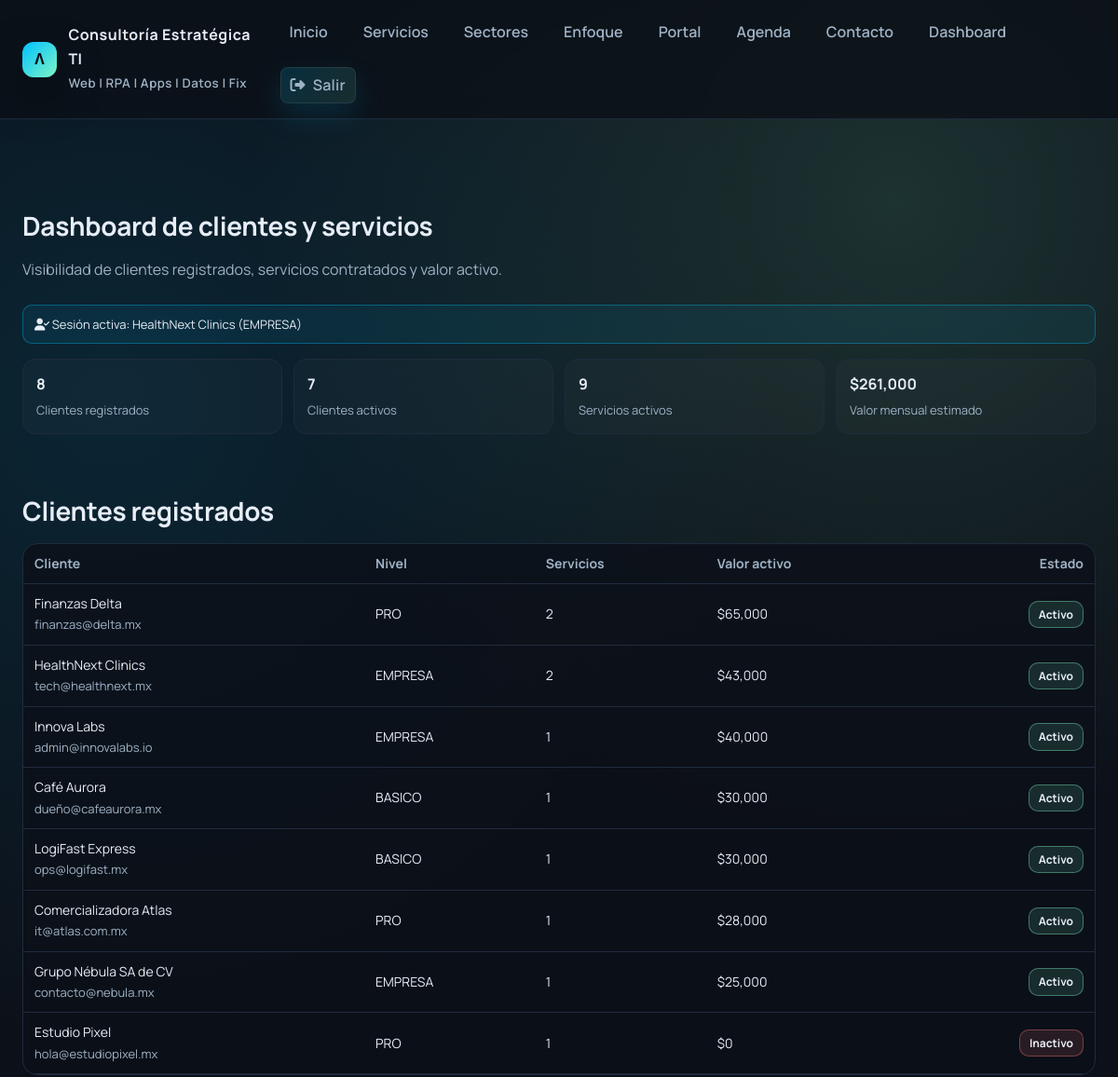
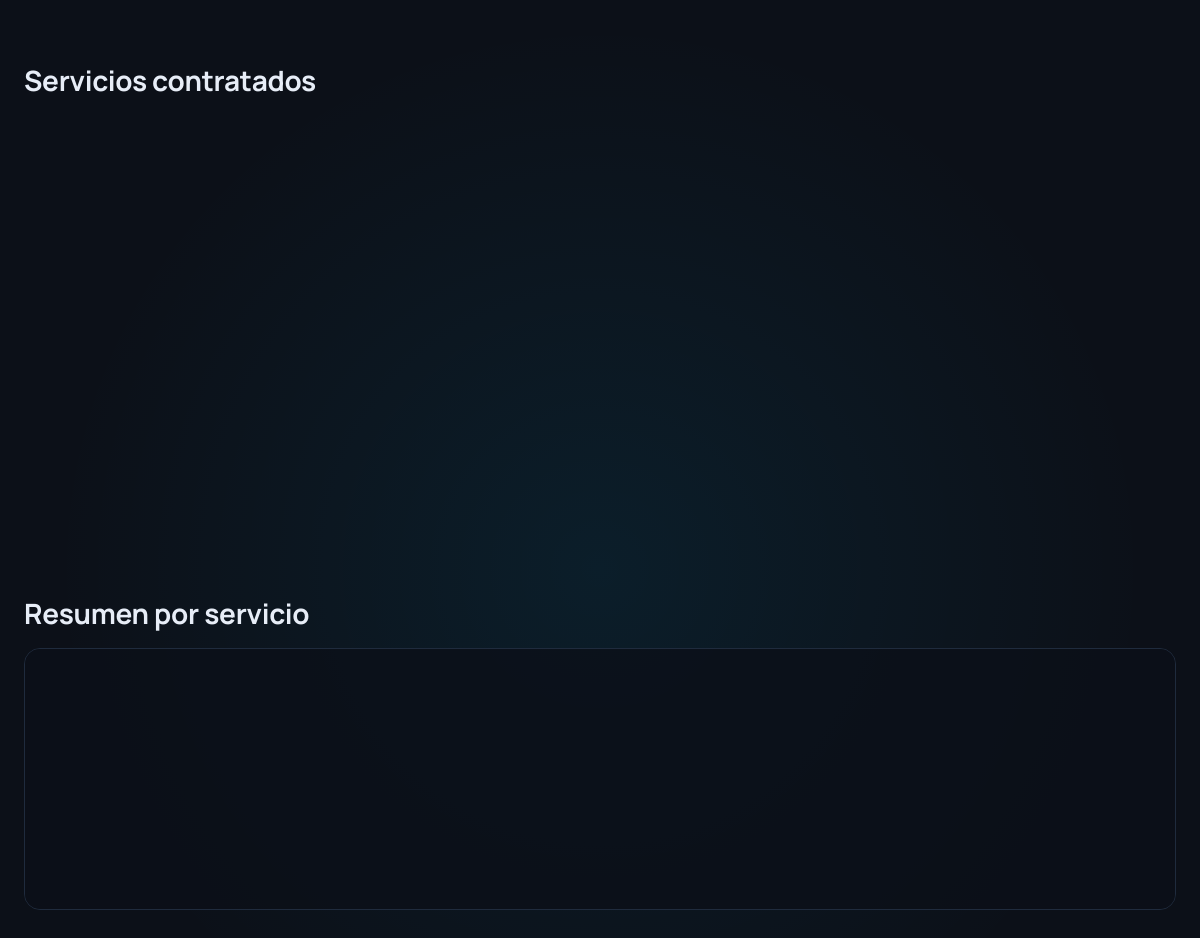
/dashboard.php (signed in), run on the app's committed database (2 pictures, top to bottom).
### tables this page shows
CREATE TABLE clientes_registrados (
  id_cliente_reg INT UNSIGNED NOT NULL AUTO_INCREMENT,
  nombre VARCHAR(120) NOT NULL,
  password_hash VARCHAR(255) NOT NULL,
  direccion VARCHAR(200) NULL,
  telefono VARCHAR(20) NULL,
  mail VARCHAR(150) NOT NULL,
  pagina_web VARCHAR(200) NULL,
  nivel ENUM('BASICO','PRO','EMPRESA') NOT NULL DEFAULT 'BASICO',
  status TINYINT(1) NOT NULL DEFAULT 1,
  PRIMARY KEY (id_cliente_reg),
  UNIQUE KEY uq_clientes_mail (mail),
  KEY idx_clientes_telefono (telefono)
);

### dashboard.php (the view, shortened to what this page needs)
<?php
$clientSession = $_SESSION['cliente'];
$config = include __DIR__ . '/config.php';
$dsn = sprintf('mysql:host=%s;dbname=%s;charset=utf8mb4', $config['db_host'], $config['db_name']);
$clients = $services = $monthly = $kpis = [];
try {
    $pdo = new PDO($dsn, $config['db_user'], $config['db_pass'], [
        PDO::ATTR_ERRMODE => PDO::ERRMODE_EXCEPTION,
        PDO::ATTR_DEFAULT_FETCH_MODE => PDO::FETCH_ASSOC,
    ]);
    $kpis = $pdo->query("
        SELECT
          (SELECT COUNT(*) FROM clientes_registrados) AS total_clientes,
          (SELECT COUNT(*) FROM clientes_registrados WHERE status = 1) AS clientes_activos,
          (SELECT COUNT(*) FROM servicios_contratados WHERE status = 1) AS servicios_activos,
          (SELECT COALESCE(SUM(s.costo),0)
             FROM servicios_contratados sc
             JOIN servicios s ON s.id_servicio = sc.id_servicio
             WHERE sc.status = 1) AS valor_activo
    ")->fetch();
    $clients = $pdo->query("
        SELECT c.id_cliente_reg, c.nombre, c.mail, c.nivel, c.status,
               COUNT(sc.id_servicio_cont) AS servicios,
               COALESCE(SUM(CASE WHEN sc.status = 1 THEN s.costo ELSE 0 END), 0) AS valor_activo
        FROM clientes_registrados c
        LEFT JOIN servicios_contratados sc ON sc.id_cliente_reg = c.id_cliente_reg
        LEFT JOIN servicios s ON s.id_servicio = sc.id_servicio
        GROUP BY c.id_cliente_reg
        ORDER BY valor_activo DESC, servicios DESC;
    ")->fetchAll();
} catch (PDOException $e) {
    $error = 'No se pudo conectar a la base de datos. Importa el script sql/Consulting.sql y revisa config.php. Detalle: ' . $e->getMessage();
    $kpis = [
        'total_clientes'   => 8,
        'clientes_activos' => 7,
        'servicios_activos'=> 9,
        'valor_activo'     => 215000,
    ];
    $clients = [
        ['nombre' => 'Grupo Nébula SA de CV', 'mail' => 'contacto@nebula.mx', 'nivel' => 'EMPRESA', 'status' => 1, 'servicios' => 2, 'valor_activo' => 53000],
        ['nombre' => 'Comercializadora Atlas', 'mail' => 'it@atlas.com.mx', 'nivel' => 'PRO', 'status' => 1, 'servicios' => 1, 'valor_activo' => 28000],
        ['nombre' => 'Innova Labs', 'mail' => 'admin@innovalabs.io', 'nivel' => 'EMPRESA', 'status' => 1, 'servicios' => 1, 'valor_activo' => 40000],
        ['nombre' => 'Café Aurora', 'mail' => 'dueño@cafeaurora.mx', 'nivel' => 'BASICO', 'status' => 1, 'servicios' => 1, 'valor_activo' => 30000],
        ['nombre' => 'Estudio Pixel', 'mail' => 'hola@estudiopixel.mx', 'nivel' => 'PRO', 'status' => 0, 'servicios' => 1, 'valor_activo' => 15000],
    ];
    $services = [
        ['nombre' => 'Desarrollo Web', 'contratos' => 2, 'activos' => 2, 'valor_activo' => 50000],
        ['nombre' => 'Implementación de RPA', 'contratos' => 2, 'activos' => 2, 'valor_activo' => 80000],
        ['nombre' => 'Control y gestión de Bases de Datos', 'contratos' => 2, 'activos' => 2, 'valor_activo' => 56000],
        ['nombre' => 'Asistencia App Moviles', 'contratos' => 1, 'activos' => 1, 'valor_activo' => 30000],
        ['nombre' => 'Fix Developer', 'contratos' => 1, 'activos' => 0, 'valor_activo' => 0],
    ];
    $monthly = [
        ['mes' => '2026-01', 'total' => 131000],
        ['mes' => '2026-02', 'total' => 84000],
    ];
}
?>
<!DOCTYPE html>
<html lang="es">
<head>
  <link rel="stylesheet" href="https://cdnjs.cloudflare.com/ajax/libs/font-awesome/6.5.1/css/all.min.css" />
  <link rel="stylesheet" href="style.css">
</head>
<body>
  <header>
    <nav>
      <div class="logo">
        <div class="logo-mark">Λ</div>
        <div>
          <div>Consultoría Estratégica TI</div>
          <small style="color: var(--muted); font-weight: 600;">Web | RPA | Apps | Datos | Fix</small>
        </div>
      </div>
      <div class="nav-links">
        <a href="index.html">Inicio</a>
        <a href="servicios.html">Servicios</a>
        <a href="sectores.html">Sectores</a>
        <a href="metodo.html">Enfoque</a>
        <a href="portal.html">Portal</a>
        <a href="agenda.html">Agenda</a>
        <a href="contacto.html">Contacto</a>
        <a href="dashboard.php">Dashboard</a>
        <a class="btn" href="logout.php"><i class="fa-solid fa-right-from-bracket"></i>Salir</a>
      </div>
    </nav>
  </header>
  <main class="page">
    <section>
      <h2>Dashboard de clientes y servicios</h2>
      <p class="lead">Visibilidad de clientes registrados, servicios contratados y valor activo.</p>
      <div class="alert" style="margin-bottom:14px;">
        <i class="fa-solid fa-user-check"></i> Sesión activa: <?php echo htmlspecialchars($clientSession['nombre']); ?> (<?php echo htmlspecialchars($clientSession['nivel']); ?>)
      </div>
      <div class="metric-cards">
        <div class="kpi">
          <strong><?php echo (int)$kpis['total_clientes']; ?></strong>
          <span class="helper">Clientes registrados</span>
        </div>
        <div class="kpi">
          <strong><?php echo (int)$kpis['clientes_activos']; ?></strong>
          <span class="helper">Clientes activos</span>
        </div>
        <div class="kpi">
          <strong><?php echo (int)$kpis['servicios_activos']; ?></strong>
          <span class="helper">Servicios activos</span>
        </div>
        <div class="kpi">
          <strong>$<?php echo number_format((float)$kpis['valor_activo'], 0); ?></strong>
          <span class="helper">Valor mensual estimado</span>
        </div>
      </div>
    </section>
    <section>
      <h2>Clientes registrados</h2>
      <div class="table-wrapper">
        <table class="table">
          <thead>
            <tr>
              <th>Cliente</th>
              <th>Nivel</th>
              <th>Servicios</th>
              <th>Valor activo</th>
              <th>Estado</th>
            </tr>
          </thead>
          <tbody>
            <?php foreach ($clients as $c): ?>
              <tr>
                <td><?php echo htmlspecialchars($c['nombre']); ?><br><span class="helper"><?php echo htmlspecialchars($c['mail'] ?? ''); ?></span></td>
                <td><?php echo htmlspecialchars($c['nivel']); ?></td>
                <td><?php echo (int)$c['servicios']; ?></td>
                <td>$<?php echo number_format((float)$c['valor_activo'], 0); ?></td>
                <td>
                  <?php if ((int)$c['status'] === 1): ?>
                    <span class="badge success">Activo</span>
                  <?php else: ?>
                    <span class="badge danger">Inactivo</span>
                  <?php endif; ?>
                </td>
              </tr>
            <?php endforeach; ?>
          </tbody>
        </table>
      </div>
    </section>
    <section>
      <h2>Servicios contratados</h2>
      <div class="chart-grid">
      </div>
    </section>
    <section>
      <h2>Resumen por servicio</h2>
      <div class="table-wrapper">
      </div>
    </section>
  </main>
</body>
</html>

### style.css (style rules this page uses)
:root { --bg: #0c1018; --panel: #111926; --card: #0f1724; --line: #1f2b3d; --primary: #00c2ff; --accent: #7df4c5; --success: #7df4c5; --warning: #ffb866; --danger: #ff7b7b; --text: #e7edf7; --muted: #9fb2c6; --shadow: 0 20px 50px rgba(0, 0, 0, 0.45); }
* { box-sizing: border-box; }
body { margin: 0; font-family: 'Manrope', system-ui, -apple-system, sans-serif; background: radial-gradient(circle at 10% 20%, rgba(0, 194, 255, 0.12), transparent 35%), radial-gradient(circle at 80% 10%, rgba(125, 244, 197, 0.15), transparent 32%), radial-gradient(circle at 50% 80%, rgba(0, 194, 255, 0.08), transparent 30%), var(--bg); color: var(--text); line-height: 1.6; min-height: 100vh; }
header { position: sticky; top: 0; z-index: 20; backdrop-filter: blur(12px); background: rgba(12, 16, 24, 0.82); border-bottom: 1px solid var(--line); }
nav { max-width: 1200px; margin: 0 auto; padding: 16px 24px; display: flex; align-items: center; justify-content: space-between; gap: 16px; }
.logo { display: flex; align-items: center; gap: 12px; font-weight: 700; letter-spacing: 0.5px; color: var(--text); }
.logo-mark { width: 38px; height: 38px; border-radius: 12px; background: linear-gradient(135deg, var(--primary), var(--accent)); display: grid; place-items: center; color: #0b111a; font-weight: 800; box-shadow: var(--shadow); }
.nav-links { display: flex; gap: 18px; align-items: center; flex-wrap: wrap; }
.nav-links a { color: var(--muted); text-decoration: none; font-weight: 600; padding: 6px 10px; border-radius: 8px; transition: color 0.25s, background 0.25s; }
.btn { display: inline-flex; align-items: center; gap: 8px; padding: 11px 18px; border-radius: 12px; border: 1px solid rgba(255, 255, 255, 0.08); background: linear-gradient(135deg, rgba(0, 194, 255, 0.16), rgba(125, 244, 197, 0.12)); color: var(--text); font-weight: 700; letter-spacing: 0.2px; text-decoration: none; transition: transform 0.2s, box-shadow 0.3s, border 0.2s; box-shadow: 0 12px 30px rgba(0, 194, 255, 0.15); }
main { max-width: 1200px; margin: 0 auto; padding: 40px 24px 80px; }
section { margin-top: 60px; }
section h2 { margin: 0 0 12px; font-size: 28px; letter-spacing: -0.3px; }
section p.lead { color: var(--muted); margin: 0 0 24px; max-width: 720px; }
.alert { padding: 10px 12px; border-radius: 10px; border: 1px solid rgba(0, 194, 255, 0.35); background: rgba(0, 194, 255, 0.08); color: var(--text); font-size: 13px; }
.helper { color: var(--muted); font-size: 13px; }
.page { max-width: 1200px; margin: 0 auto; padding: 32px 24px 90px; }
.badge { display: inline-flex; align-items: center; gap: 6px; padding: 4px 10px; border-radius: 10px; font-size: 12px; font-weight: 700; color: var(--text); border: 1px solid var(--line); }
.badge.success { background: rgba(125, 244, 197, 0.12); border-color: rgba(125, 244, 197, 0.4); }
.badge.danger { background: rgba(255, 123, 123, 0.12); border-color: rgba(255, 123, 123, 0.38); }
.table-wrapper { width: 100%; overflow-x: auto; border-radius: 16px; border: 1px solid var(--line); background: rgba(12, 16, 24, 0.8); margin-top: 10px; }
.table { width: 100%; border-collapse: collapse; margin: 0; }
.table th, .table td { padding: 10px 12px; text-align: left; border-bottom: 1px solid var(--line); color: var(--text); font-size: 14px; }
.table th { color: var(--muted); font-weight: 700; }
.table td:last-child, .table th:last-child { text-align: right; }
.metric-cards { display: grid; grid-template-columns: repeat(auto-fit, minmax(190px, 1fr)); gap: 12px; margin-top: 16px; }
.kpi { padding: 14px; background: rgba(255, 255, 255, 0.02); border: 1px solid var(--line); border-radius: 14px; display: grid; gap: 4px; transition: transform 0.25s ease, border 0.25s ease; }
.chart-grid { display: grid; grid-template-columns: repeat(auto-fit, minmax(320px, 1fr)); gap: 18px; margin-top: 16px; }
.reveal { opacity: 0; transform: translateY(14px) scale(0.99); transition: opacity 0.6s ease, transform 0.6s ease; }
.reveal.is-visible { opacity: 1; transform: translateY(0) scale(1); }

### data on the page
clientes_registrados: nombre "HealthNext Clinics", nivel "EMPRESA", mail "tech@healthnext.mx", servicios "2", valor_activo "43,000", status "Activo"
clientes_registrados: nombre "Finanzas Delta", mail "finanzas@delta.mx", nivel "PRO", servicios "2", valor_activo "65,000", status "Activo"
clientes_registrados: nombre "Innova Labs", mail "admin@innovalabs.io", nivel "EMPRESA", servicios "1", valor_activo "40,000", status "Activo"
clientes_registrados: nombre "Café Aurora", mail "dueño@cafeaurora.mx", nivel "BASICO", servicios "1", valor_activo "30,000", status "Activo"
clientes_registrados: nombre "LogiFast Express", mail "ops@logifast.mx", nivel "BASICO", servicios "1", valor_activo "30,000", status "Activo"
clientes_registrados: nombre "Comercializadora Atlas", mail "it@atlas.com.mx", nivel "PRO", servicios "1", valor_activo "28,000", status "Activo"
clientes_registrados: nombre "Grupo Nébula SA de CV", mail "contacto@nebula.mx", nivel "EMPRESA", servicios "1", valor_activo "25,000", status "Activo"
clientes_registrados: nombre "Estudio Pixel", mail "hola@estudiopixel.mx", nivel "PRO", servicios "1", valor_activo "0", status "Inactivo"

### other printed values
$kpis['total_clientes'] "8"
$kpis['clientes_activos'] "7"
$kpis['servicios_activos'] "9"
$kpis['valor_activo'] "261,000"
